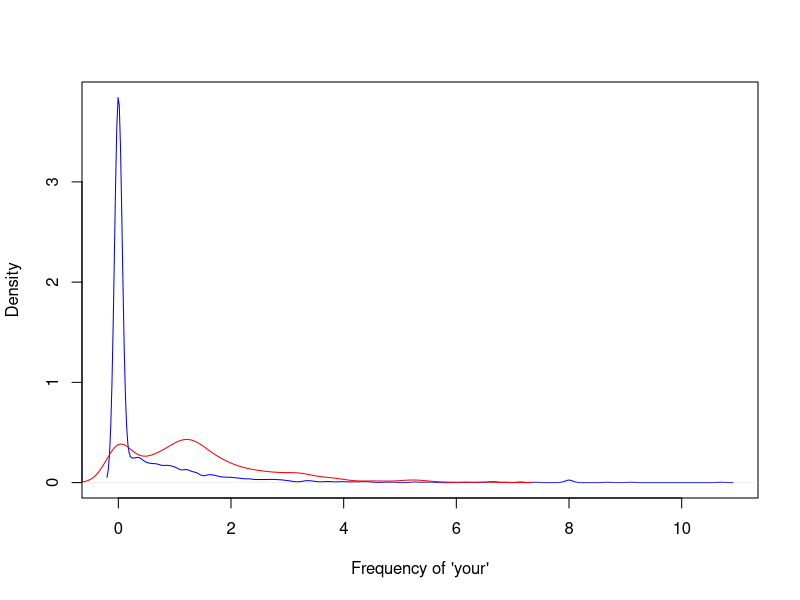
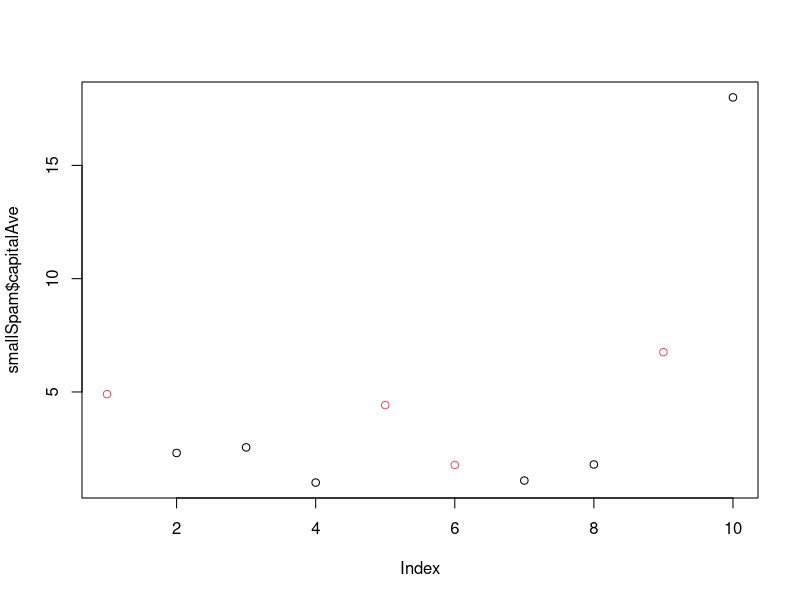

Here is the R script that generated these plots, in order:
## ---- chunk 1
library(kernlab)
data(spam)
head(spam)
## ---- chunk 2
set.seed(111416)
n = dim(spam)[1]
index = sample(1:n,size=n*0.75,replace=F)
training=spam[index,]
test = spam[(1:n)[-index],]

## ---- chunk 3
plot(density(training$your[training$type=="nonspam"]),
     col="blue",main="",xlab="Frequency of 'your'")
lines(density(training$your[training$type=="spam"]),col="red")

## ---- chunk 4
prediction <- ifelse(training$your > 0.5,"spam","nonspam")

## ---- chunk 5
table(prediction,training$type)/length(training$type)
## ---- chunk 6
mean(prediction==training$type)
## ---- chunk 7
prediction2 <- ifelse(training$your > 0.6,"spam","nonspam")
## ---- chunk 8
testpredict = ifelse(test$your > 0.6, "spam","nonspam")
table(testpredict,test$type)/length(test$type)
mean(testpredict==test$type)
## ---- chunk 9
library(kernlab); data(spam); set.seed(333)
smallSpam <- spam[sample(dim(spam)[1],size=10),]
spamLabel <- (smallSpam$type=="spam")*1 + 1
plot(smallSpam$capitalAve,col=spamLabel)
## ---- chunk 10
rule1 <- function(x){
  prediction <- rep(NA,length(x))
  prediction[x > 2.7] <- "spam"
  prediction[x < 2.40] <- "nonspam"
  prediction[(x >= 2.40 & x <= 2.45)] <- "spam"
  prediction[(x > 2.45 & x <= 2.70)] <- "nonspam"
  return(prediction)
}
table(rule1(smallSpam$capitalAve),smallSpam$type)
## ---- chunk 11

rule2 <- function(x){
  prediction <- rep(NA,length(x))
  prediction[x > 2.8] <- "spam"
  prediction[x <= 2.8] <- "nonspam"
  return(prediction)
}
table(rule2(smallSpam$capitalAve),smallSpam$type)

## ---- chunk 12

table(rule1(spam$capitalAve),spam$type)
table(rule2(spam$capitalAve),spam$type)
## ---- chunk 13
mean(rule1(spam$capitalAve)==spam$type)
mean(rule2(spam$capitalAve)==spam$type)
